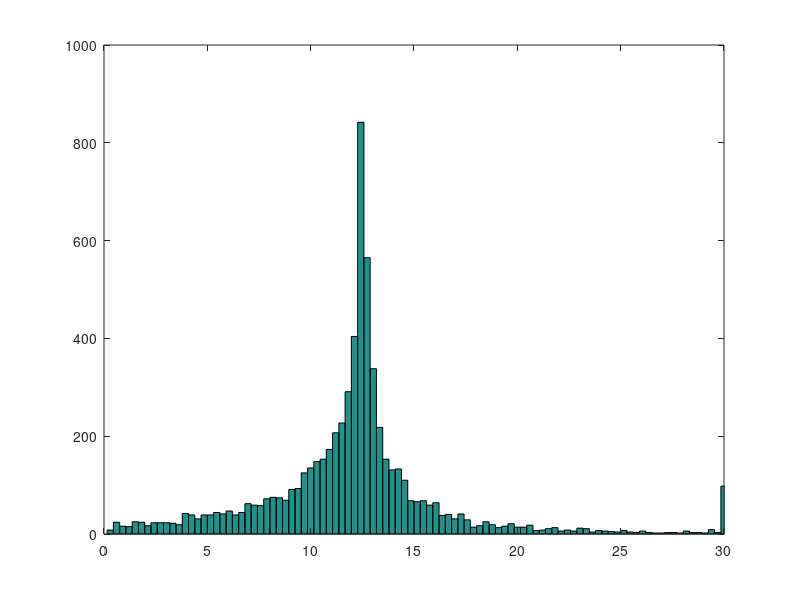

Write the MATLAB code that produced this figure.
%data = load('td_iw.txt');
%data = load('td_iw1.txt');
%data = load('td_iw_scaled.txt');
%data = load('dog_iw.txt');
%data = load('dog_iw_scale.txt');
%data = load('dog_iw_scale1.txt');
%data = load('dog_iw_scale3.txt');
%data = load('dog_iw_scale4.txt');
data = load('hack_iw.txt');

%data = load('cacla_adv.txt');
%data = load('td_adv.txt');
%data = load('dog_adv.txt');
%data = load('dog_adviw.txt');
%data = load('dog_adviw_scale.txt');
%data = load('dog_adviw_scale1.txt');
%data = load('hack_adv.txt');

num_bins = 100;
min_bin = 0;
max_bin = 30;
%min_bin = -3;
%max_bin = 3;

data = data .* 10;
bins = linspace(min_bin, max_bin, num_bins);
hist(data, bins);
xlim([min_bin, max_bin]);

max_val = max(data)
min_val = min(data)